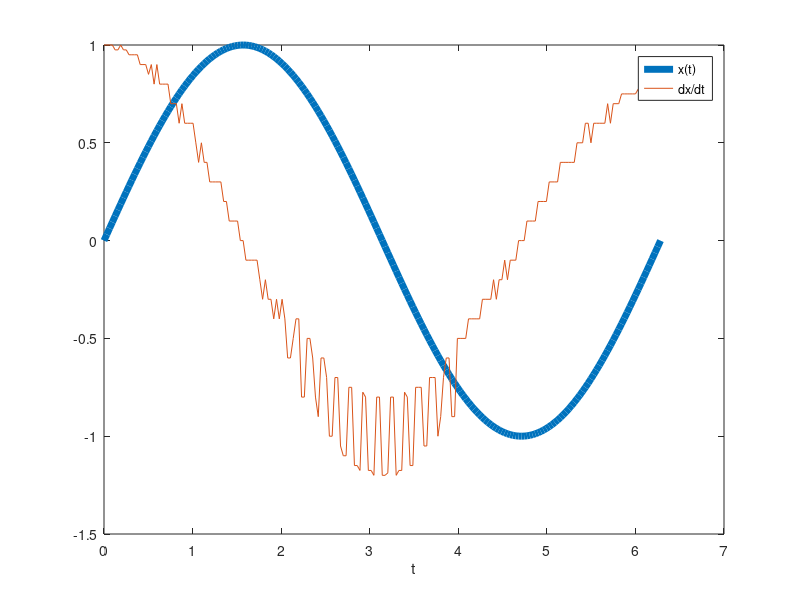
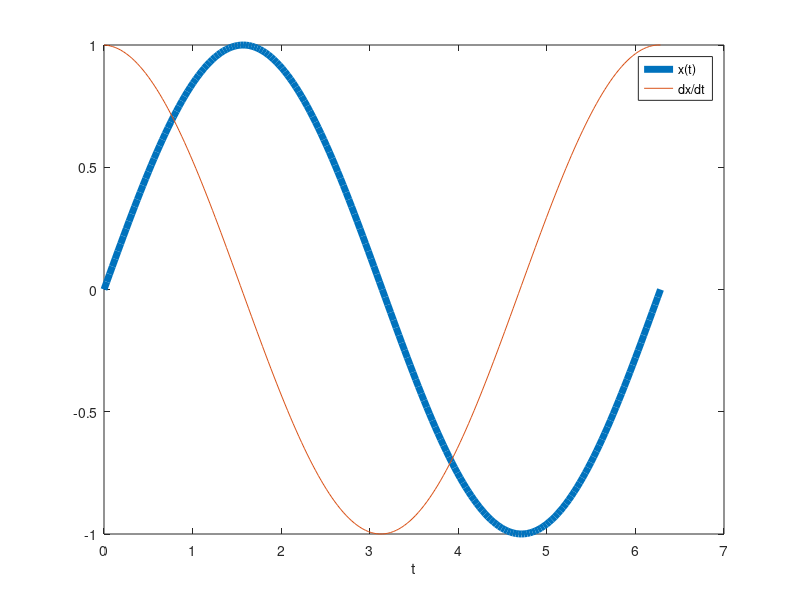

The MATLAB script that drew these images, in order:
%exm040102 
figure
d=pi/100;
t=0:d:2*pi;
x=sin(t);
dt=5*eps;						%
x_eps=sin(t+dt);
dxdt_eps=(x_eps-x)/dt;		%
plot(t,x,'LineWidth',5)
hold on  
plot(t,dxdt_eps)
hold off
legend('x(t)','dx/dt')
xlabel('t')  

figure
x_d=sin(t+d);
dxdt_d=(x_d-x)/d;			%
plot(t,x,'LineWidth',5)
hold on
plot(t,dxdt_d)
hold off
legend('x(t)','dx/dt')
xlabel('t')      








